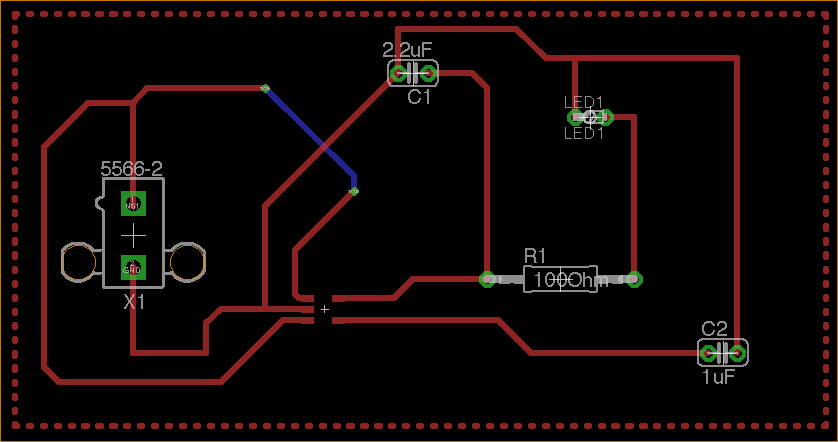
#> input picture experiment/pcb_image_1.png, 838 x 442 px
$ jupyter execute matched_filter.ipynb   (shell and % lines are left out)
#> lines starting #> are read from the running program, lines starting #| are printed output that depends on the picture; after the words box and inside, x2 and y2 are one past the last pixel; in counts of white or black regions, pixels touching at a corner belong together
[cell 1]
from matplotlib.pyplot import imread
import numpy as np
import matplotlib.pyplot as plt
from skimage.transform import resize, rescale
from skimage import color
import scipy.signal

[cell 2]
def get_gray_norm_image(path):
#> called with path = './pcb_image_1.png'
    orig_img = imread(path)
#> orig_img is the input picture: shape (442, 838, 4) float32; mean R, G, B, A 0.0579, 0.0268, 0.0217, 1
    gray_img = color.rgb2gray(orig_img)
    norm_img = gray_img/255.
    return norm_img

img = get_gray_norm_image('./pcb_image_1.png')
plt.axis('off')
plt.imshow(img, cmap='gray')

[cell 3]
def show_component(h_start=0, h_end=1, w_start=0, w_end=1):
    """
    show component from h_start to h_start, w_start to w_end (input [0, 1])
    """
#> called with h_start = 0.35, h_end = 0.71, w_start = 0.07, w_end = 0.25

    plt.axis('off')
    h, w = img.shape
#> h = 442; w = 838

    kernel = img[int(h*h_start):int(h*h_end), int(w*w_start):int(w*w_end)]
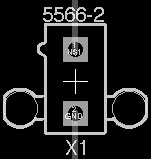
#> kernel: shape (159, 151) float32; min 0, max 0.00277, mean 0.000305; drawn with min black and max white
    plt.imshow(kernel, cmap='gray')
    return kernel

[cell 4]
component0_labeled = show_component(0.35, 0.71, 0.07, 0.25)

[cell 5]
component0_unlabeled = show_component(0.4, 0.66, 0.07, 0.25)

[cell 6]
component1_labeled = show_component(0.71, 0.88, 0.825, 0.90)

[cell 7]
component1_unlabeled = show_component(0.761, 0.836, 0.831, 0.895)

[cell 8]
component12_labeled = show_component(0.09, 0.24, 0.457, 0.528)

[cell 9]
component2_labeled = show_component(0.56, 0.68, 0.569, 0.771)

[cell 10]
component2_unlabeled = show_component(0.598, 0.671, 0.569, 0.771)

[cell 11]
component3_labeled = show_component(0.215, 0.32, 0.672, 0.735)

[cell 12]
component3_unlabeled = show_component(0.248, 0.288, 0.676, 0.735)
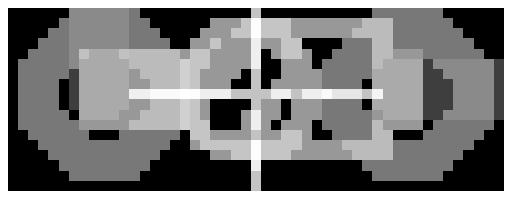
#> figure drawn by matplotlib, 1 panel

[cell 13]
component4_labeled = show_component(0.67, 0.73, 0.375, 0.397)
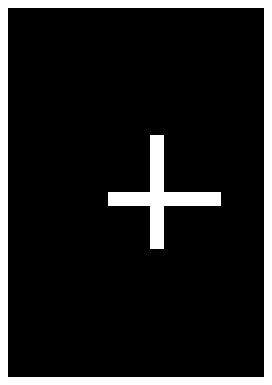
#> figure drawn by matplotlib, 1 panel

[cell 14]
component4_unlabeled = component4_labeled

[cell 15]
def get_detected(img, component):
    signed_img = np.where(img > 0, 1, -1)
#> signed_img: shape (442, 838) int64; values -1 (black) and 1 (white), 10.6% white; 201 white regions (5 under 20 px), largest, box (x1, y1, x2, y2) and area: (41, 26, 749, 385) 27734, (0, 0, 838, 442) 2556, (525, 248, 537, 263) 86
    signed_component = np.where(component > 0, 1, -1)
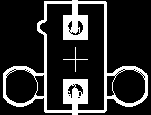
#> signed_component: shape (115, 151) int64; values -1 (black) and 1 (white), 17.9% white; 2 white regions, box (x1, y1, x2, y2) and area: (3, 0, 148, 115) 3065, (63, 47, 88, 72) 49
    m1, n1 = signed_img.shape[:2]
#> m1 = 442; n1 = 838
    m2, n2 = signed_component.shape[:2]
#> m2 = 115; n2 = 151
    convolved = np.zeros(signed_img.shape)
    for i in range(m1-m2):
        for j in range(n1-n2):
            convolved[i, j] = np.sum(signed_img[i:i+m2, j:j+n2]*signed_component)
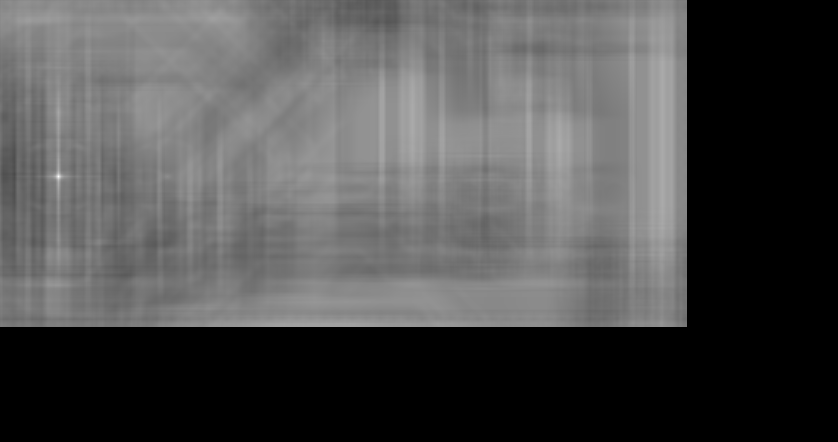
#> convolved: shape (442, 838) float64; min 0, max 17365, mean 5359.5; drawn with min black and max white


    loc = np.argmax(convolved.flatten())
#> loc = 147546
    i, j = loc//n1, loc % n1
#> i = 176; j = 58
    matched = np.zeros(img.shape)
    matched[i:i+m2, j:j+n2] = img[i:i+m2, j:j+n2]
    return matched

[cell 16]
plt.imshow(get_detected(img, component0_unlabeled), cmap='gray')

[cell 17]
plt.imshow(get_detected(img, component1_unlabeled), cmap='gray')
#> in get_detected (call 2), `signed_component = np.where(component > 0, 1, -1)`: signed_component: shape (33, 54) int64; values -1 (black) and 1 (white), 54.2% white; 8 black regions (3 under 20 px), largest, box (x1, y1, x2, y2) and area: (3, 4, 38, 17) 220, (0, 0, 54, 33) 199, (28, 4, 51, 29) 152, (3, 18, 27, 29) 114, (0, 0, 38, 14) 95
#> after the loop in get_detected (call 2), `for i in range(m1-m2):`:
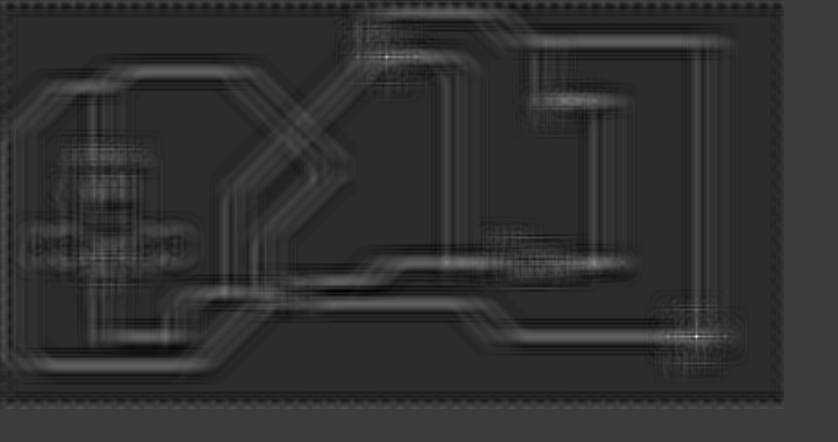
#> convolved: shape (442, 838) float64; min -554, max 1782, mean -105.5; drawn with min black and max white
#> in get_detected (call 2), `loc = np.argmax(convolved.flatten())`: loc = 282264
#> in get_detected (call 2), `i, j = loc//n1, loc % n1`: i = 336; j = 696

[cell 18]
plt.imshow(get_detected(img, component2_unlabeled), cmap='gray')
#> in get_detected (call 3), `signed_component = np.where(component > 0, 1, -1)`: signed_component: shape (32, 170) int64; values -1 (black) and 1 (white), 33.1% white; 3 white regions, box (x1, y1, x2, y2) and area: (0, 0, 167, 29) 1709, (107, 8, 116, 23) 59, (59, 8, 64, 23) 34
#> after the loop in get_detected (call 3), `for i in range(m1-m2):`:
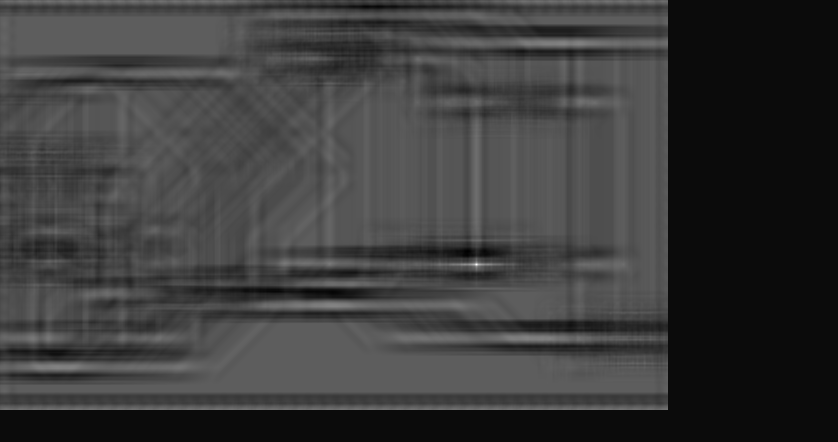
#> convolved: shape (442, 838) float64; min -266, max 5440, mean 1085.3; drawn with min black and max white
#> in get_detected (call 3), `loc = np.argmax(convolved.flatten())`: loc = 221708
#> in get_detected (call 3), `i, j = loc//n1, loc % n1`: i = 264; j = 476

[cell 19]
plt.imshow(get_detected(img, component3_unlabeled), cmap='gray')
#> after the loop in get_detected (call 4), `for i in range(m1-m2):`:
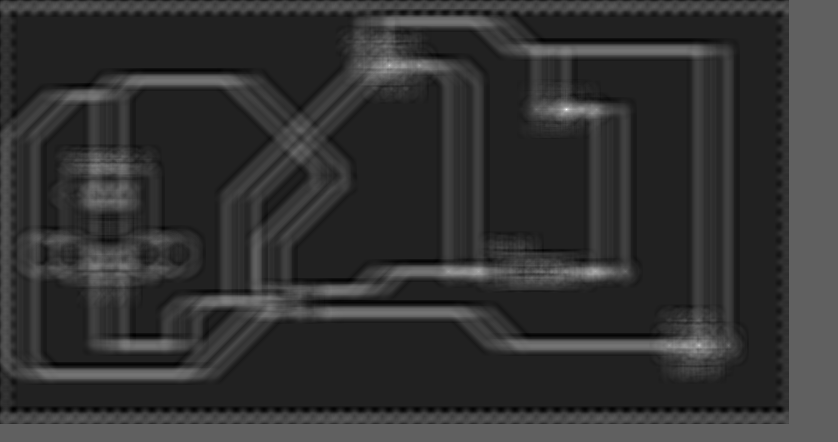
#> convolved: shape (442, 838) float64; min -538, max 882, mean -251.6; drawn with min black and max white
#> in get_detected (call 4), `loc = np.argmax(convolved.flatten())`: loc = 91908
#> in get_detected (call 4), `i, j = loc//n1, loc % n1`: i = 109; j = 566

[cell 20]
plt.imshow(get_detected(img, component4_unlabeled), cmap='gray')
#> after the loop in get_detected (call 5), `for i in range(m1-m2):`:
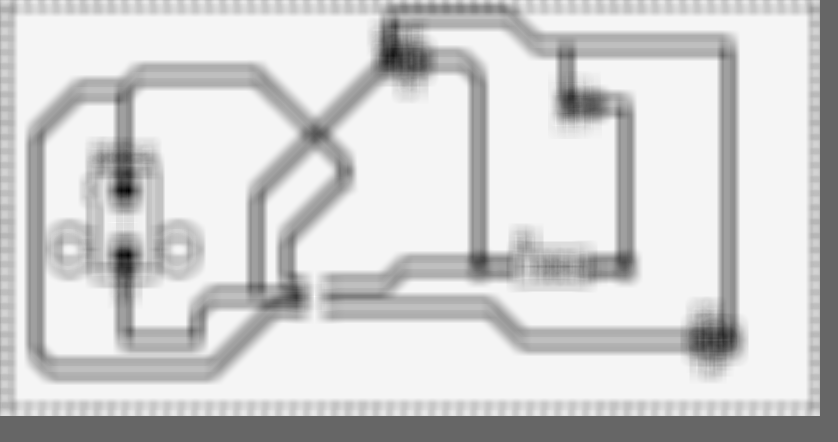
#> convolved: shape (442, 838) float64; min -314, max 468, mean 323.3; drawn with min black and max white
#> in get_detected (call 5), `loc = np.argmax(convolved.flatten())`: loc = 248362
#> in get_detected (call 5), `i, j = loc//n1, loc % n1`: i = 296; j = 314
#> in get_detected (call 5), `matched[i:i+m2, j:j+n2] = img[i:i+m2, j:j+n2]`:
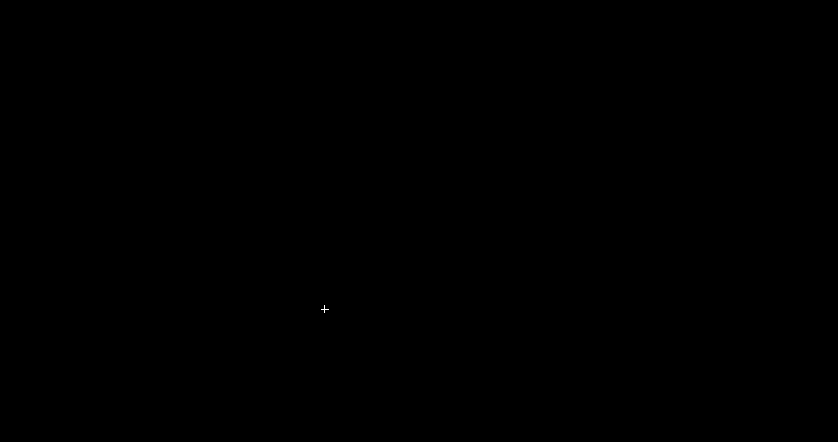
#> matched: shape (442, 838) float64; values 0 (black) and 0.00277 (white), 0% white in thin lines or dots, all inside (x1, y1, x2, y2) = (321, 305, 329, 313)

$ run again, with experiment/pcb_image_2.png copied over experiment/pcb_image_1.png
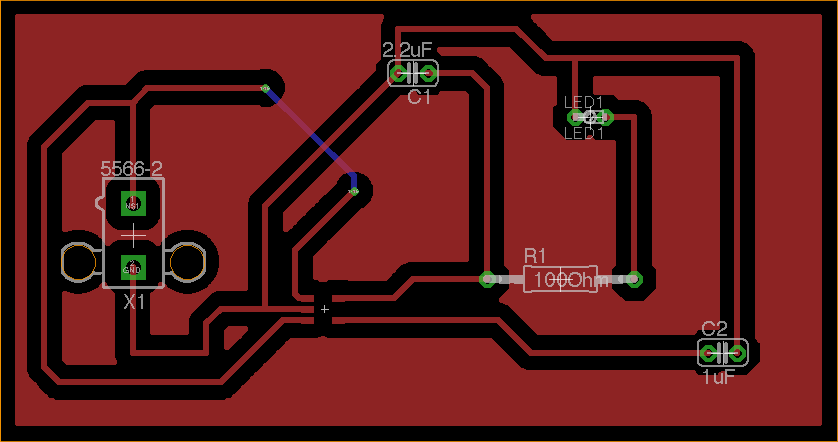
#> input picture experiment/pcb_image_2.png, 838 x 442 px
#> in get_gray_norm_image, orig_img is the input picture: shape (442, 838, 4) float32; mean R, G, B, A 0.35, 0.0989, 0.0933, 1
#> kernel: shape (115, 151) float32
#> kernel: shape (75, 63) float32
#> kernel: shape (33, 54) float32
#> kernel: shape (67, 60) float32
#> kernel: shape (53, 170) float32
#> kernel: shape (32, 170) float32
#> kernel: shape (46, 52) float32
#> signed_img: shape (442, 838) int64; values -1 (black) and 1 (white), 63% white; 48 black regions (23 under 20 px), largest, box (x1, y1, x2, y2) and area: (1, 1, 837, 441) 109978, (401, 32, 590, 275) 7702, (136, 137, 320, 350) 5381
#> signed_component: shape (115, 151) int64; values -1 (black) and 1 (white), 51.4% white; 14 black regions (4 under 20 px), largest, box (x1, y1, x2, y2) and area: (48, 4, 102, 54) 1861, (47, 64, 104, 110) 1834, (0, 0, 44, 115) 1376
#> loc = 147546
#> i = 176; j = 58
#> signed_component: shape (33, 54) int64; values -1 (black) and 1 (white), 54.2% white; 8 black regions (3 under 20 px), largest, box (x1, y1, x2, y2) and area: (3, 4, 38, 17) 220, (0, 0, 54, 33) 199, (28, 4, 51, 29) 152, (3, 18, 27, 29) 114, (0, 0, 38, 14) 95
#> signed_component: shape (32, 170) int64; values -1 (black) and 1 (white), 76.7% white; 7 black regions (2 under 20 px), largest, box (x1, y1, x2, y2) and area: (136, 0, 170, 32) 462, (0, 18, 33, 32) 339, (136, 0, 155, 11) 189, (14, 0, 33, 11) 179, (0, 0, 8, 12) 86
#> after the loop in get_detected (call 4), `for i in range(m1-m2):`:
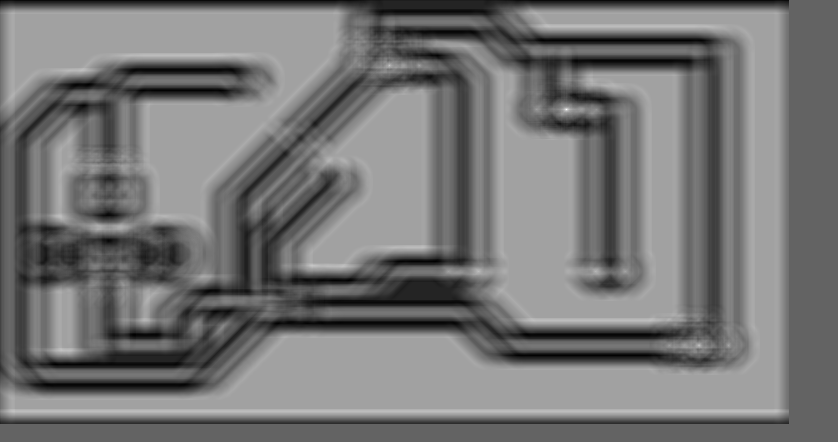
#> convolved: shape (442, 838) float64; min -560, max 882, mean 106.6; drawn with min black and max white
#> loc = 91908
#> i = 109; j = 566
#> after the loop in get_detected (call 5), `for i in range(m1-m2):`:
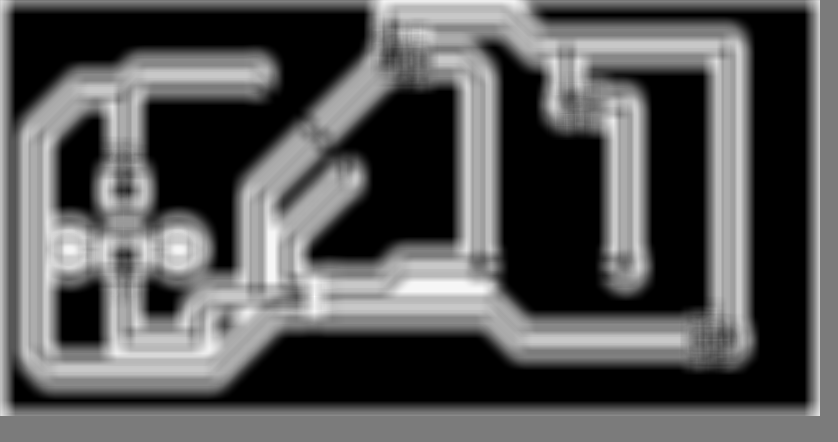
#> convolved: shape (442, 838) float64; min -438, max 468, mean -133.6; drawn with min black and max white
#> loc = 248362
#> i = 296; j = 314
#> matched: shape (442, 838) float64; values 0 (black) and 0.00277 (white), 0% white in thin lines or dots, all inside (x1, y1, x2, y2) = (321, 305, 329, 313)
